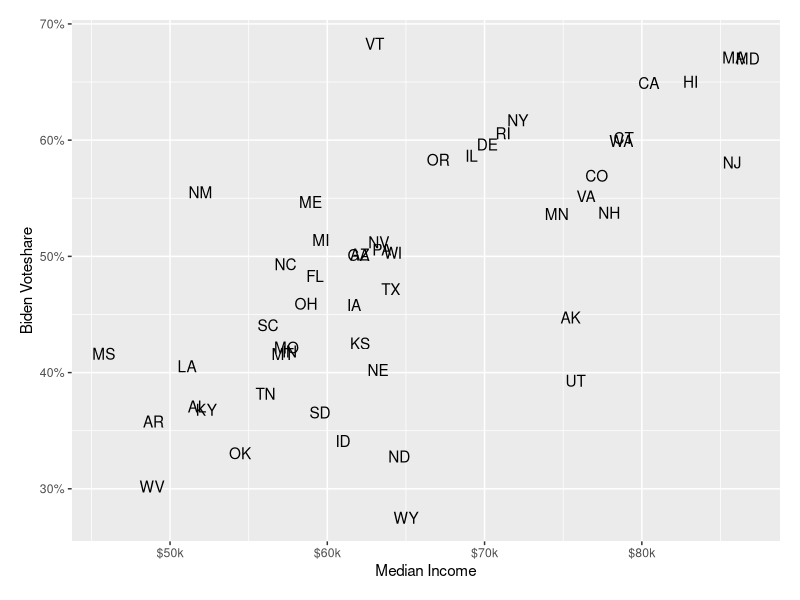
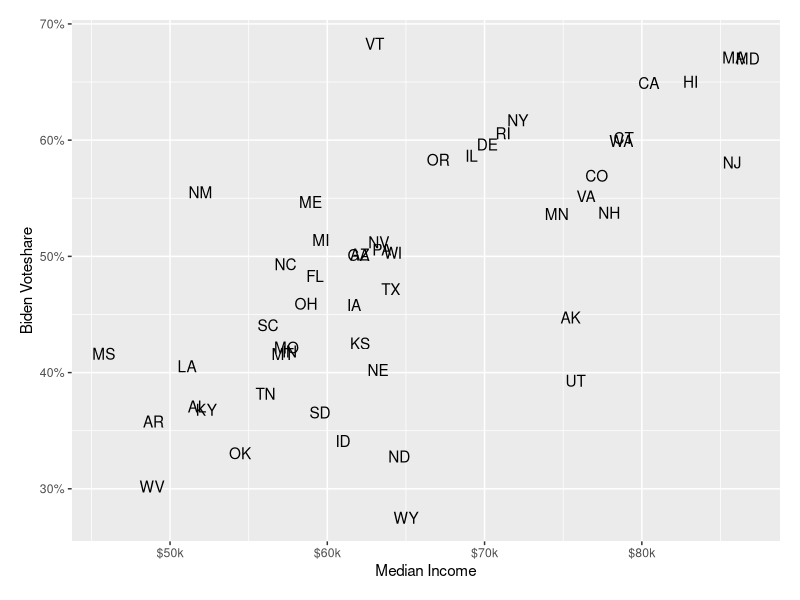

Here is the R script that generated these plots, in order:
library(tidyverse)
library(scales)

dat <- read_csv("data/states.csv")

dat |> 
  ggplot(aes(x = inc_med, y = biden_vshare)) +
  geom_text(aes(label = st)) +
  scale_x_continuous(labels = ~ dollar(.x, scale = 0.001, suffix = "k")) +
  scale_y_continuous(labels = percent) +
  labs(
    x = "Median Income",
    y = "Biden Voteshare"
  ) +
  theme(plot.margin = margin(0.2, 0.2, 0.2, 0.2, "in"))

# 3 ----
ggsave("figures/states.png", width = 5, height = 4.5)
